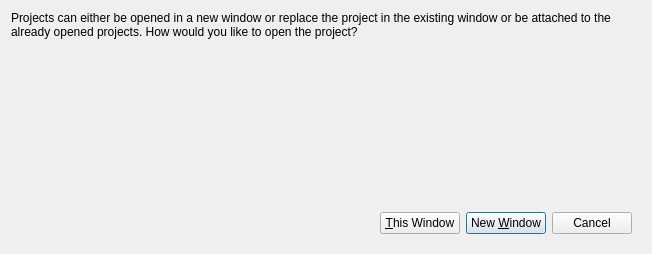
<?xml version="1.0" encoding="UTF-8"?>
<ui version="4.0">
 <class>ProjectAlreadyOpenDialog</class>
 <widget class="QDialog" name="ProjectAlreadyOpenDialog">
  <property name="geometry">
   <rect>
    <x>0</x>
    <y>0</y>
    <width>652</width>
    <height>254</height>
   </rect>
  </property>
  <property name="windowTitle">
   <string>Open Project</string>
  </property>
  <layout class="QVBoxLayout" name="verticalLayout">
   <item>
    <widget class="QLabel" name="label">
     <property name="text">
      <string>&lt;html&gt;&lt;head/&gt;&lt;body&gt;&lt;p&gt;Projects can either be opened in a new window or replace the project in the existing window or be attached to the already opened projects. How would you like to open the project?&lt;/p&gt;&lt;/body&gt;&lt;/html&gt;</string>
     </property>
     <property name="wordWrap">
      <bool>true</bool>
     </property>
     <property name="margin">
      <number>30</number>
     </property>
    </widget>
   </item>
   <item>
    <spacer name="verticalSpacer">
     <property name="orientation">
      <enum>Qt::Vertical</enum>
     </property>
     <property name="sizeHint" stdset="0">
      <size>
       <width>20</width>
       <height>40</height>
      </size>
     </property>
    </spacer>
   </item>
   <item>
    <widget class="QWidget" name="widget" native="true">
     <layout class="QHBoxLayout" name="horizontalLayout">
      <item>
       <spacer name="horizontalSpacer">
        <property name="orientation">
         <enum>Qt::Horizontal</enum>
        </property>
        <property name="sizeHint" stdset="0">
         <size>
          <width>40</width>
          <height>20</height>
         </size>
        </property>
       </spacer>
      </item>
      <item>
       <widget class="QPushButton" name="btnThisWindow">
        <property name="text">
         <string>&amp;This Window</string>
        </property>
        <property name="autoDefault">
         <bool>false</bool>
        </property>
       </widget>
      </item>
      <item>
       <widget class="QPushButton" name="btnNewWindow">
        <property name="text">
         <string>New &amp;Window</string>
        </property>
        <property name="default">
         <bool>true</bool>
        </property>
       </widget>
      </item>
      <item>
       <widget class="QPushButton" name="btnCancel">
        <property name="text">
         <string>Cancel</string>
        </property>
        <property name="autoDefault">
         <bool>false</bool>
        </property>
       </widget>
      </item>
     </layout>
    </widget>
   </item>
  </layout>
 </widget>
 <resources/>
 <connections/>
</ui>
